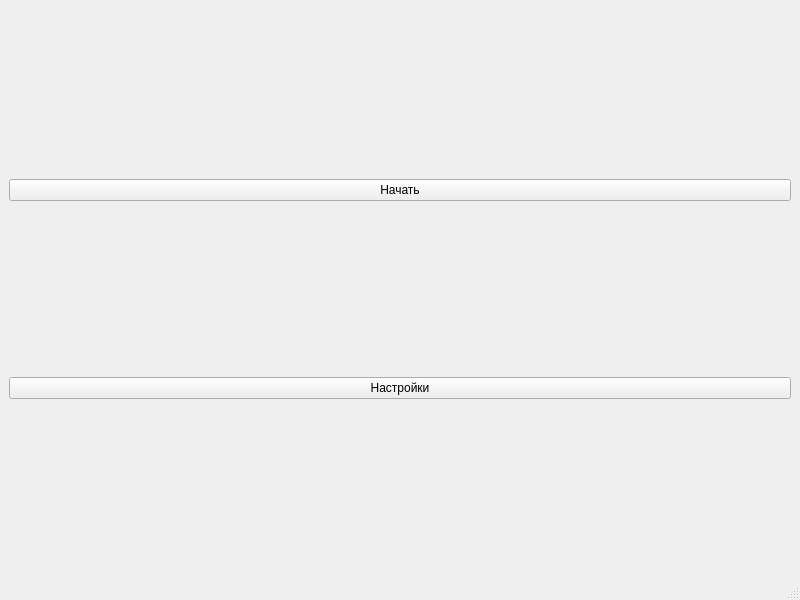
<?xml version="1.0" encoding="UTF-8"?>
<ui version="4.0">
 <class>MainWindow</class>
 <widget class="QMainWindow" name="MainWindow">
  <property name="geometry">
   <rect>
    <x>0</x>
    <y>0</y>
    <width>800</width>
    <height>600</height>
   </rect>
  </property>
  <property name="windowTitle">
   <string>MainWindow</string>
  </property>
  <widget class="QWidget" name="centralwidget">
   <layout class="QVBoxLayout" name="verticalLayout">
    <item>
     <widget class="QPushButton" name="pushButtonStart">
      <property name="text">
       <string>Начать</string>
      </property>
     </widget>
    </item>
    <item>
     <widget class="QPushButton" name="pushButtonSettings">
      <property name="text">
       <string>Настройки</string>
      </property>
     </widget>
    </item>
   </layout>
  </widget>
  <widget class="QMenuBar" name="menubar">
   <property name="geometry">
    <rect>
     <x>0</x>
     <y>0</y>
     <width>800</width>
     <height>22</height>
    </rect>
   </property>
  </widget>
  <widget class="QStatusBar" name="statusbar"/>
 </widget>
 <resources/>
 <connections/>
</ui>
